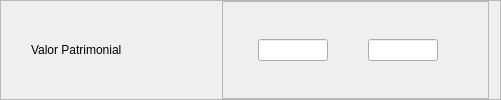
              <widget class="QFrame" name="fFiis_Valor">
               <property name="frameShape">
                <enum>QFrame::StyledPanel</enum>
               </property>
               <property name="frameShadow">
                <enum>QFrame::Raised</enum>
               </property>
               <layout class="QHBoxLayout" name="horizontalLayout_128">
                <property name="leftMargin">
                 <number>30</number>
                </property>
                <property name="topMargin">
                 <number>0</number>
                </property>
                <property name="bottomMargin">
                 <number>0</number>
                </property>
                <item>
                 <widget class="QLabel" name="label_81">
                  <property name="minimumSize">
                   <size>
                    <width>185</width>
                    <height>0</height>
                   </size>
                  </property>
                  <property name="maximumSize">
                   <size>
                    <width>185</width>
                    <height>150</height>
                   </size>
                  </property>
                  <property name="styleSheet">
                   <string notr="true">font: 14pt &quot;Segoe UI&quot;;</string>
                  </property>
                  <property name="text">
                   <string>Valor Patrimonial</string>
                  </property>
                  <property name="alignment">
                   <set>Qt::AlignLeading|Qt::AlignLeft|Qt::AlignVCenter</set>
                  </property>
                 </widget>
                </item>
                <item>
                 <widget class="QFrame" name="frame_110">
                  <property name="frameShape">
                   <enum>QFrame::StyledPanel</enum>
                  </property>
                  <property name="frameShadow">
                   <enum>QFrame::Raised</enum>
                  </property>
                  <layout class="QHBoxLayout" name="horizontalLayout_129">
                   <property name="spacing">
                    <number>0</number>
                   </property>
                   <property name="leftMargin">
                    <number>35</number>
                   </property>
                   <property name="topMargin">
                    <number>0</number>
                   </property>
                   <property name="rightMargin">
                    <number>50</number>
                   </property>
                   <property name="bottomMargin">
                    <number>0</number>
                   </property>
                   <item>
                    <widget class="QLineEdit" name="min_Fiis_Valor">
                     <property name="maximumSize">
                      <size>
                       <width>70</width>
                       <height>16777215</height>
                      </size>
                     </property>
                     <property name="focusPolicy">
                      <enum>Qt::StrongFocus</enum>
                     </property>
                     <property name="alignment">
                      <set>Qt::AlignCenter</set>
                     </property>
                    </widget>
                   </item>
                   <item>
                    <spacer name="horizontalSpacer_62">
                     <property name="orientation">
                      <enum>Qt::Horizontal</enum>
                     </property>
                     <property name="sizeType">
                      <enum>QSizePolicy::Expanding</enum>
                     </property>
                     <property name="sizeHint" stdset="0">
                      <size>
                       <width>40</width>
                       <height>20</height>
                      </size>
                     </property>
                    </spacer>
                   </item>
                   <item>
                    <widget class="QLineEdit" name="max_Fiis_Valor">
                     <property name="maximumSize">
                      <size>
                       <width>70</width>
                       <height>16777215</height>
                      </size>
                     </property>
                     <property name="focusPolicy">
                      <enum>Qt::StrongFocus</enum>
                     </property>
                     <property name="alignment">
                      <set>Qt::AlignCenter</set>
                     </property>
                    </widget>
                   </item>
                  </layout>
                 </widget>
                </item>
               </layout>
              </widget>
